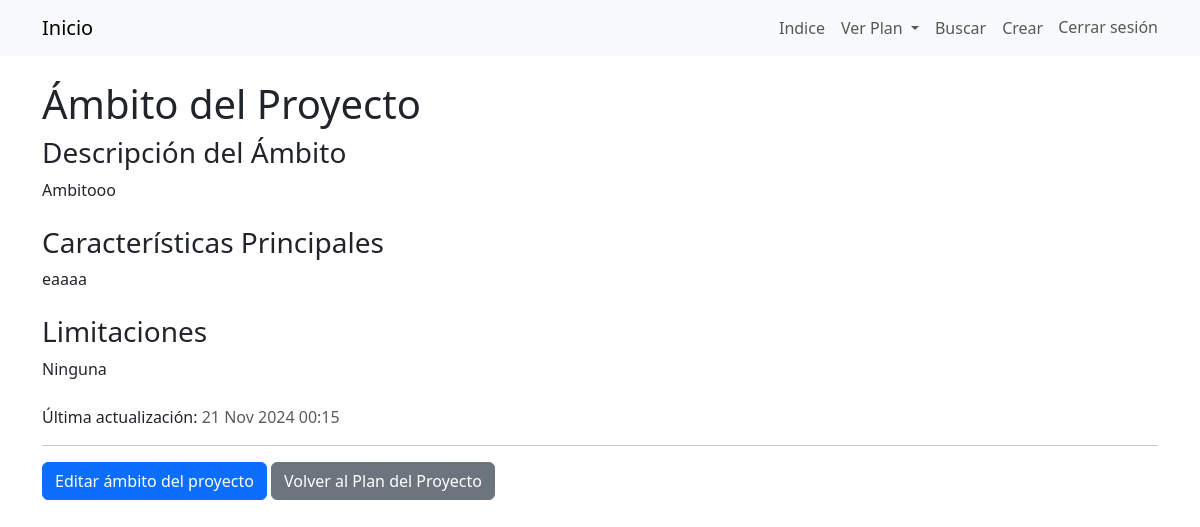
Screenshot of /project-plan/15/ver-ambito/ (signed in) with the database file from the repository.
### creadorAPP/models.py (models this page shows, shortened)
class AmbitoProyecto(models.Model):
    project = models.ForeignKey(ProjectPlan, on_delete=models.CASCADE, related_name='ambiito')
    descripcion_ambito = models.TextField(help_text="Descripción del alcance y expectativas del proyecto.",blank=True, default='')
    caracteristicas_principales = models.TextField(help_text="Características principales del proyecto.",blank=True, default='')
    limitaciones = models.TextField(help_text="Limitaciones del proyecto.",blank=True, default='')
    fecha_creacion = models.DateTimeField(auto_now_add=True)
    ultima_actualizacion = models.DateTimeField(auto_now=True)

### creadorAPP/views.py (the view)
# urls.py: path('project-plan/<int:project_id>/ver-ambito/', views.ver_ambito_proyecto, name='ver_ambito_proyecto'),
@login_required
def ver_ambito_proyecto(request, project_id):
    project_plan = get_object_or_404(ProjectPlan, id=project_id)
    ambito_proyecto = AmbitoProyecto.objects.filter(project=project_id).first()
    return render(request, 'projects/ver_ambito.html',{'ambito_proyecto': ambito_proyecto,'project_plan': project_plan, 'project_id': project_id})

### creadorAPP/templates/projects/ver_ambito.html (shortened to what this page needs)
{% extends 'base.html' %}
{% block content %}
<body>
  <h1 class="mt-4">Ámbito del Proyecto</h1>
  {% if ambito_proyecto %}
  <div class="mb-4">
    <h3>Descripción del Ámbito</h3>
    <p>{{ ambito_proyecto.descripcion_ambito }}</p>
  </div>
  <div class="mb-4">
    <h3>Características Principales</h3>
    <p>{{ ambito_proyecto.caracteristicas_principales }}</p>
  </div>
  <div class="mb-4">
    <h3>Limitaciones</h3>
    <p>{{ ambito_proyecto.limitaciones }}</p>
  </div>
  <p>
    Última actualización:
    <span class="text-muted">{{ ambito_proyecto.ultima_actualizacion|date:"d M Y H:i" }}</span>
  </p>
  {% endif %}
  <hr />
  <a
    href="{% url 'editar_ambito_proyecto' project_id=project_plan.id %}"
    class="btn btn-primary"
  >
    Editar ámbito del proyecto
  </a>
  <a
    href="{% url 'view_project_plan' project_id=project_plan.id %}"
    class="btn btn-secondary"
  >
    Volver al Plan del Proyecto
  </a>
</body>
{% endblock %}

### rows the page displays
AmbitoProyecto: descripcion_ambito "Ambitooo", caracteristicas_principales "eaaaa", limitaciones "Ninguna", ultima_actualizacion "21 Nov 2024 00:15"
